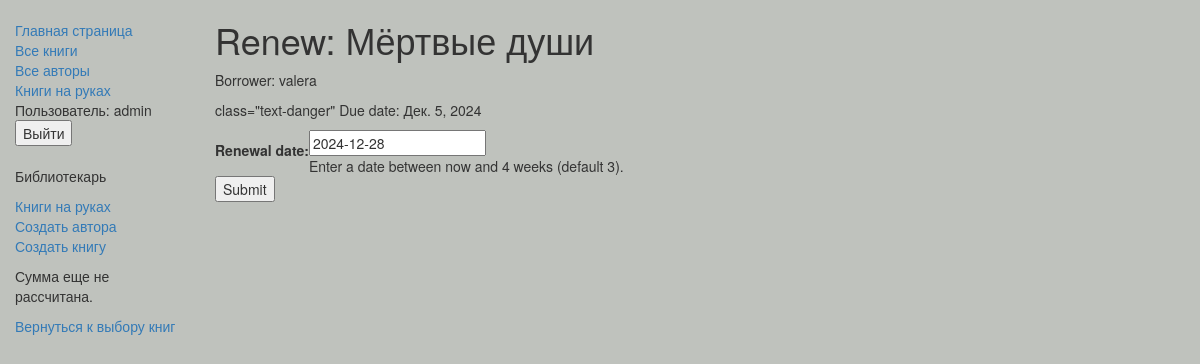
Screenshot of /catalog/book/80d66324-9c4b-4266-b1d8-71ccbce853f8/renew/ (signed in) with the database file from the repository.
### catalog/models.py (models this page shows, shortened)
class BookInstance(models.Model):
    id = models.UUIDField(primary_key=True, default=uuid.uuid4, help_text="Unique ID for this particular book across whole library")
    book = models.ForeignKey('Book', on_delete=models.SET_NULL, null=True)
    imprint = models.CharField(max_length=200)
    due_back = models.DateField(null=True, blank=True)
    borrower = models.ForeignKey(User, on_delete=models.SET_NULL, null=True, blank=True)
    LOAN_STATUS = (
        ('m', 'Maintenance'),
        ('o', 'On loan'),
        ('a', 'Available'),
        ('r', 'Reserved'),
    )
    status = models.CharField(max_length=1, choices=LOAN_STATUS, blank=True, default='m', help_text='Book availability')
    class Meta:
        ordering = ["due_back"]
        permissions = (("can_mark_returned", "Set book as returned"),)
    @property
    def is_overdue(self):
        if self.due_back and date.today() > self.due_back:
            return True
        return False

class Book(models.Model):
    title = models.CharField(max_length=200)
    author = models.ForeignKey('Author', on_delete=models.SET_NULL, null=True)
    summary = models.TextField(max_length=1000, help_text="Enter a brief description of the book")
    isbn = models.CharField('ISBN',max_length=13, help_text='13 Character <a href="https://www.isbn-international.org/content/what-isbn">ISBN number</a>')
    genre = models.ManyToManyField(Genre, help_text="Select a genre for this book")
    price = models.CharField(default=1, max_length=20, help_text="Введите цену")
    def display_genre(self):
        return ', '.join([genre.name for genre in self.genre.all()[:3]])
    display_genre.short_description = 'Genre'

### catalog/views.py (the view)
# urls.py: re_path(r'^book/(?P<pk>[-\w]+)/renew/$', views.renew_book_librarian, name='renew-book-librarian'),
@permission_required('catalog.can_mark_returned')
def renew_book_librarian(request, pk):
    book_inst = get_object_or_404(BookInstance, pk=pk)
    if request.method == 'POST':
        form = RenewBookForm(request.POST)
        if form.is_valid():
            book_inst.due_back = form.cleaned_data['renewal_date']
            book_inst.save()
            return HttpResponseRedirect('/')
    else:
        proposed_renewal_date = datetime.date.today() + datetime.timedelta(weeks=3)
        form = RenewBookForm(initial={'renewal_date': proposed_renewal_date,})
    return render(request, 'catalog/book_renew_librarian.html', {'form': form, 'bookinst':book_inst})

### catalog/forms.py (shortened to what this page needs)
class RenewBookForm(forms.Form):
    renewal_date = forms.DateField(help_text="Enter a date between now and 4 weeks (default 3).")

### catalog/templates/catalog/book_renew_librarian.html (shortened to what this page needs)
{% extends "base_generic.html" %}
{% block content %}
    <h1>Renew: {{bookinst.book.title}}</h1>
    <p>Borrower: {{bookinst.borrower}}</p>
    <p>{% if bookinst.is_overdue %} class="text-danger"{% endif %} Due date: {{bookinst.due_back}}</p>
    <form action="" method="post">
        <table>
        {{ form }}
        </table>
        <input type="submit" value="Submit" />
    </form>
{% endblock %}

### catalog/templates/base_generic.html (shortened to what this page needs)
<!doctype html>
<html lang="ru">
  <head>
    <link
      rel="stylesheet"
      href="https://maxcdn.bootstrapcdn.com/bootstrap/3.3.7/css/bootstrap.min.css" />
    {% load static %}
    <link rel="stylesheet" href="{% static 'css/styles.css' %}" />
  </head>
  <body style="background-color: #BFC2BD;">
    <div class="container-fluid">
      <div class="row">
        <div class="col-sm-2">
          {% block sidebar %}
            <ul class="sidebar-nav">
              <li><a href="{% url 'index' %}">Главная страница</a></li>
              <li><a href="{% url 'books' %}">Все книги</a></li>
              <li><a href="{% url 'authors' %}">Все авторы</a></li>
              <li><a href="{% url 'my-borrowed' %}">Книги на руках</a></li>
              {% if user.is_authenticated %}
                <li>Пользователь: {{ user.get_username }}</li>
                <li>
                    <form action="{% url 'logout'%}?next={{request.path}}" method="post">
                        <button class="dropdown-item" type="submit">Выйти</button>
                    </form>
                </li>
                <br> {% else %}
                <form action="{% url 'login' %}" method="post"> {% csrf_token %}
                    <button class="dropdown-item" type="submit">Войти</button>
                </form>
                {% endif %}
              {% if perms.catalog.can_mark_returned %}
                <p>Библиотекарь</p>
                <li><a href="{% url 'users-borrowed' %}">Книги на руках</a></li>
                <li><a href="{% url 'author_create' %}">Создать автора</a></li>
                <li><a href="{% url 'book_create' %}">Создать книгу</a></li>
              {% endif %}
            </ul>
            {% if total_price %}
                <p>Общая сумма: {{ total_price }} руб.</p>
            {% else %}
                <p>Сумма еще не рассчитана.</p>
            {% endif %}
            <a href="{% url 'books' %}">Вернуться к выбору книг</a>
          {% endblock %}
        </div>
        <div class="col-sm-10 ">{% block content %}{% endblock %}</div>
      </div>
    </div>
  </body>
</html>

### catalog/static/css/styles.css (style rules this page uses)
.sidebar-nav { margin-top: 20px; padding: 0; list-style: none; }

### rows the page displays
BookInstance: book "Мёртвые души", borrower "valera", due_back "Дек. 5, 2024"

### other values shown
{{ user.get_username }} "admin"
